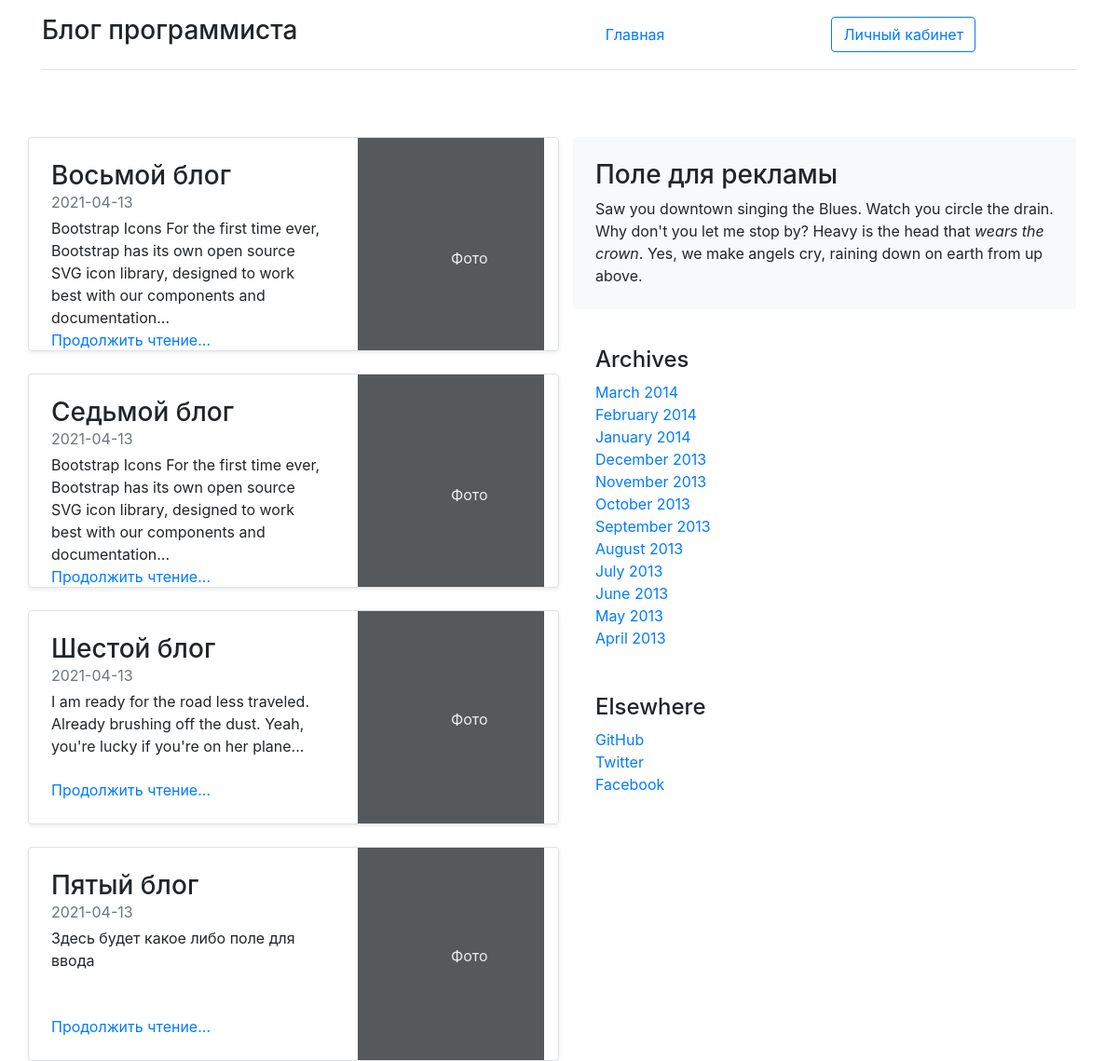
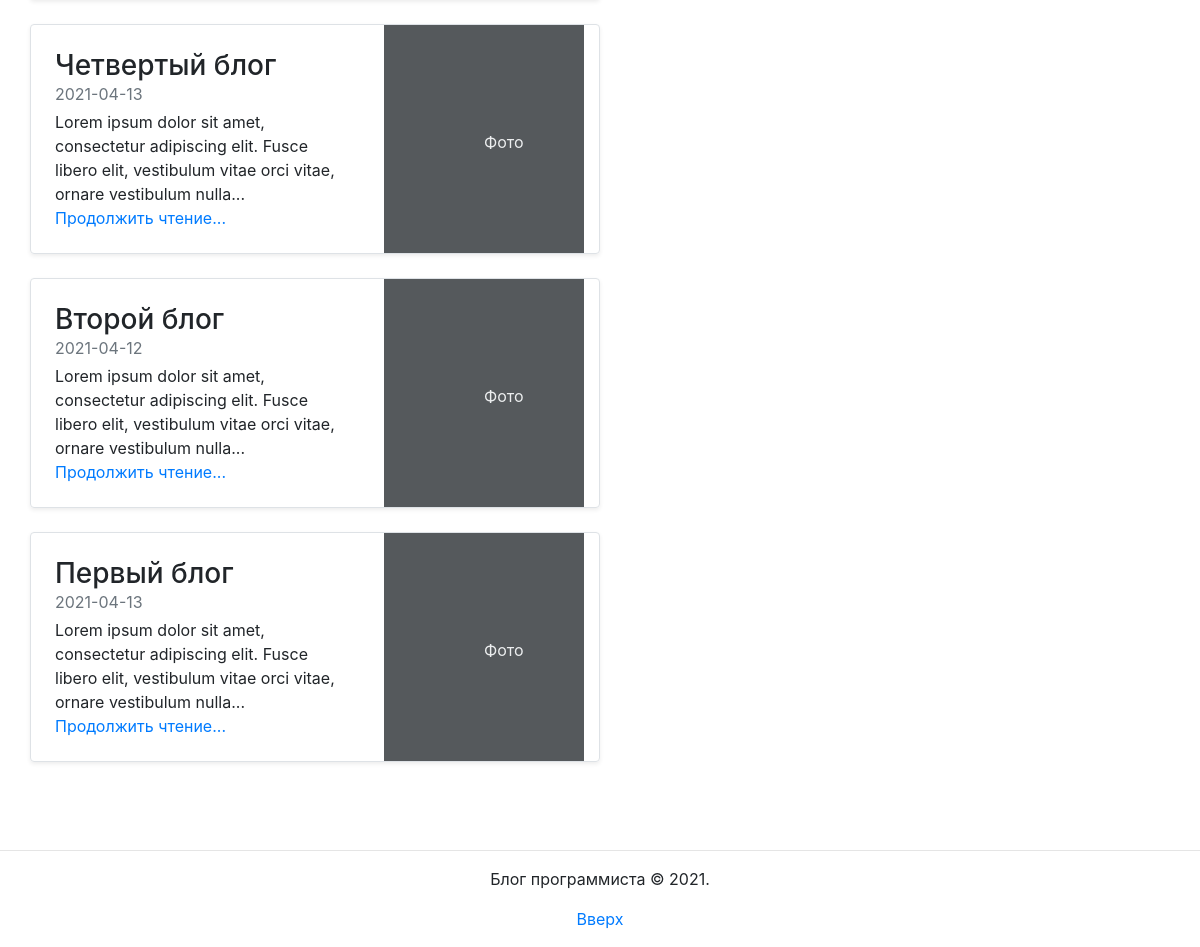
The page / on the database its author committed (2 pictures, top to bottom).
### tables this page shows
CREATE TABLE `articles` (
  `id` int(11) NOT NULL,
  `title` varchar(255) NOT NULL,
  `content` text NOT NULL,
  `date` date NOT NULL,
  `comment` varchar(150) DEFAULT NULL
);

### index.php (called while the page is built)
<?php
    require_once 'database.php';
	require_once 'models/articles.php';
$link = mysqli_connect('localhost', 'root', '', 'blog');
	$articles = articles_all($link);
    include 'views/articles.php';
?>

### models/articles.php (called while the page is built, shortened)
<?php
	function articles_all($link) {
		$query = "SELECT * FROM articles ORDER BY id DESC";
		$result = mysqli_query($link, $query);
		$n = mysqli_num_rows($result);
		$articles = array();
		for ($i = 0; $i < $n; $i++) {
			$row = mysqli_fetch_assoc($result);
			$articles[] = $row;
		}
		return $articles;
	}
	function articles_intro($text, $len = 100) {
		if (mb_strlen($text) >= $len) {
                preg_match("/.{100}[^.!;?]*[.!;?]/si", $text.". ", $matches);
                $cuttext=$matches[0] .= "..";
                return $cuttext;
        }
        else return $text;
	}
?>

### views/articles.php (the view, shortened to what this page needs)
<!DOCTYPE html>
<html>
	<head>
		<link rel="stylesheet" href="../style.css">
        <link rel="stylesheet" href="https://stackpath.bootstrapcdn.com/bootstrap/4.5.2/css/bootstrap.min.css">	</head>
	<body>
		<div class="container">
<?php
require 'template/header.php'
?>
            <div class="row g-5 py-5">
                <div class="col-md-6">
                    <?php foreach($articles as $a): ?>
                        <div class="row g-0 border rounded overflow-hidden flex-md-row mb-4 shadow-sm h-md-250 position-relative" style="height: 230px; ">
                        <div class="col p-4 d-flex flex-column position-static">
                            <h3 class="mb-0">
                               <?=$a['title']?>
                            </h3>
                            <div class="mb-1 text-muted"><?=$a['date']?></div>
                            <p class="card-text mb-auto"><?=articles_intro($a['content'])?></p>
                            <a href="article.php?id=<?=$a['id']?>" class="stretched-link">Продолжить чтение...</a>
                        </div>
                        <div class="col-auto d-none d-lg-block">
                            <svg class="bd-placeholder-img" width="200px" height="100%" xmlns="http://www.w3.org/2000/svg" role="img" aria-label="Placeholder: Изображение" preserveAspectRatio="xMidYMid slice" focusable="false"><title>Placeholder</title><rect width="100%" height="100%" fill="#55595c"></rect><text x="50%" y="50%" fill="#eceeef" dy=".5em">Фото</text></svg>
                        </div>
                        </div>
                    <?php endforeach ?>
                </div>
                <div class="col-md-6">
                    <div class="p-4 mb-3 bg-light rounded">
                        <h3 class="fst-italic">Поле для рекламы</h3>
                        <p class="mb-0">Saw you downtown singing the Blues. Watch you circle the drain. Why don't you let me stop by? Heavy is the head that <em>wears the crown</em>. Yes, we make angels cry, raining down on earth from up above.</p>
                    </div>
                    <div class="p-4">
                        <h4 class="fst-italic">Archives</h4>
                        <ol class="list-unstyled mb-0">
                            <li><a href="#">March 2014</a></li>
                            <li><a href="#">February 2014</a></li>
                            <li><a href="#">January 2014</a></li>
                            <li><a href="#">December 2013</a></li>
                            <li><a href="#">November 2013</a></li>
                            <li><a href="#">October 2013</a></li>
                            <li><a href="#">September 2013</a></li>
                            <li><a href="#">August 2013</a></li>
                            <li><a href="#">July 2013</a></li>
                            <li><a href="#">June 2013</a></li>
                            <li><a href="#">May 2013</a></li>
                            <li><a href="#">April 2013</a></li>
                        </ol>
                    </div>
                    <div class="p-4">
                        <h4 class="fst-italic">Elsewhere</h4>
                        <ol class="list-unstyled">
                            <li><a href="#">GitHub</a></li>
                            <li><a href="#">Twitter</a></li>
                            <li><a href="#">Facebook</a></li>
                        </ol>
                    </div>
                </div>
            </div>
		</div>
        <?php
        require 'template/footer.php'
        ?>
	</body>
</html>

### rows shown on the page
articles: title "Восьмой блог", date "2021-04-13", content "Bootstrap Icons For the first time ever, Bootstrap has its own open source SVG icon library, designed to work best with our components and documentation..."
articles: title "Седьмой блог", date "2021-04-13", content "Bootstrap Icons For the first time ever, Bootstrap has its own open source SVG icon library, designed to work best with our components and documentation..."
articles: title "Шестой блог", date "2021-04-13", content "I am ready for the road less traveled. Already brushing off the dust. Yeah, you're lucky if you're on her plane..."
articles: title "Пятый блог", date "2021-04-13", content "Здесь будет какое либо поле для ввода"
articles: title "Четвертый блог", date "2021-04-13", content "Lorem ipsum dolor sit amet, consectetur adipiscing elit. Fusce libero elit, vestibulum vitae orci vitae, ornare vestibulum nulla..."
articles: title "Второй блог", date "2021-04-12", content "Lorem ipsum dolor sit amet, consectetur adipiscing elit. Fusce libero elit, vestibulum vitae orci vitae, ornare vestibulum nulla..."
articles: title "Первый блог", date "2021-04-13", content "Lorem ipsum dolor sit amet, consectetur adipiscing elit. Fusce libero elit, vestibulum vitae orci vitae, ornare vestibulum nulla..."
